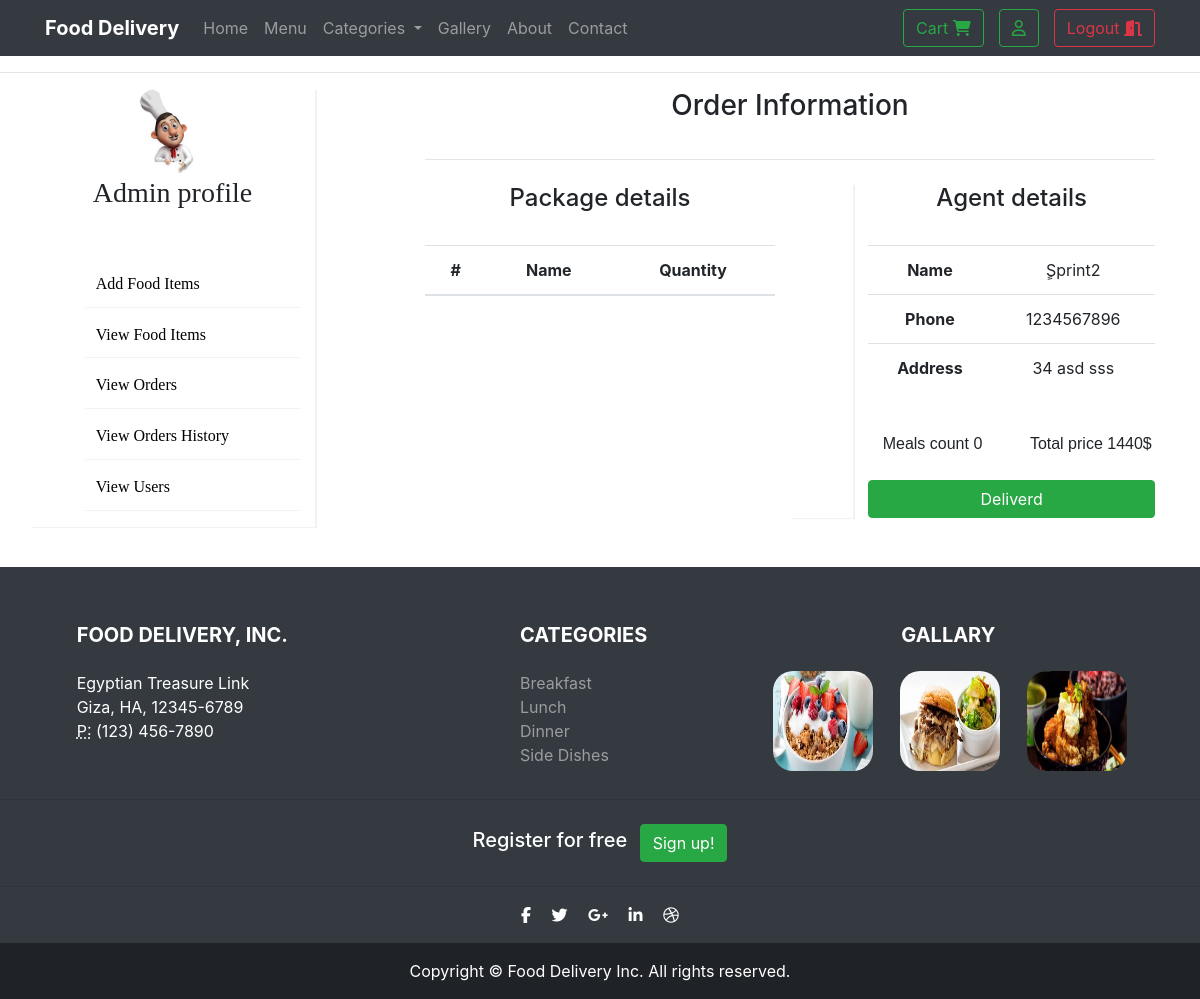
The page /View/orderinformation.php?id=30 (signed in) on the database its author committed.
### tables this page shows
CREATE TABLE `orders` (
  `id` int(11) NOT NULL,
  `total_price` double NOT NULL,
  `date` date NOT NULL,
  `agent_name` varchar(45) NOT NULL,
  `adress` varchar(100) NOT NULL,
  `phone_number` int(11) NOT NULL,
  `user_id` int(11) NOT NULL,
  `status_id` int(11) NOT NULL
);

### lib/autoload.php (called while the page is built, shortened)
<?php
class AutoLoad {
	public static function autoload ($className){
		$className= $className.'.php';
		$className= strtolower($className);
	}
}
?>

### lib/PDOConnection.php (called while the page is built, shortened)
<?php
class PDOConnection {
    private static $_instance;
    private static $_handler;
    public function __call($name, $arguments)
    {
        return @call_user_func_array(array(&self::$_handler, $name), $arguments);
    }
    protected static function init()
    {
        try {
            self::$_handler = new \PDO(
                'mysql:hostname=localhost;dbname=ofos_db',
                'root','', array(
                    \PDO::ATTR_ERRMODE => \PDO::ERRMODE_EXCEPTION,
                    \PDO::MYSQL_ATTR_INIT_COMMAND => 'SET NAMES utf8'
                )
            );
        } catch (\PDOException $e) {
            echo "Failed to connect database";
            self::$_handler = NULL;
        }
    }
    public static function getInstance()
    {
        if(self::$_instance === null) {
            self::$_instance = new self();
        }
        return self::$_instance;
    }
}
?>

### Model/orders.php (called while the page is built, shortened)
<?php
class orders {
    public static function getdeliveryDetails( $order_id){
        $sql = "SELECT total_price, agent_name, adress, phone_number, status_id, id FROM orders where id = ".$order_id." ";
        try{
            $data = PDOConnection::getInstance()->query($sql);
            $row = $data->fetch(\PDO::FETCH_ASSOC);
        }catch(\PDOException $e){
            return -1;
        }
        return $row;
    }
}
?>

### Controller/order.php (called while the page is built, shortened)
<?php
class order{
    public function deliveryInformation($o_id){
        $information = array();
        switch($_SESSION['role']){
            case "admin":
                $information['delivery'] = orders::getdeliveryDetails((int)$o_id);
                if($information['delivery']){
                    $information['package'] = $this->packageInforamtion((int)$o_id);
                    return $information;
                }else
                    return -1;
            break;
        }
        return false;
    }
    private function packageInforamtion($o_id){
        return packages::view((int)$o_id);
    }
}
?>

### Model/packages.php (called while the page is built, shortened)
<?php
class packages {
    public static function view($id){
        $sql = "SELECT quantity, product_id, name FROM packages, products where products.id = product_id and packages.order_id = $id";
        try{
            $data = PDOConnection::getInstance()->query($sql);
        }catch(\PDOException $e){
            return -1;
        }
        return $data;
    }
}
?>

### View/orderinformation.php (the view, shortened to what this page needs)
<?php
include(realpath(dirname(__FILE__)).'\..\lib\autoload.php');
$op = $_SESSION['object'];
?>
<!DOCTYPE html>
<html lang="en">
  <head>
    <?php include("parts/head.php");?>
  </head>
  <body>
    <?php include("parts/nav.php");?>
    <div class="container">
        <div class="row">
            <div class="col-lg-3 col-md-3 col-sm-4 col-xs-12" style="box-shadow: 2px 1px #f2f2f2;">
                <div style="text-align: center;"><img src="images/chefProfile.png" class="img-responsive center-block" style="width: 30%;"></div>
                <div style="text-align: center;font-family: initial;"><h3>Admin profile</h3></div>
                <div  style="margin-top: 20%;font-family: initial;">
                <ul class="admin-ul">
                    <a href="addfood.php"><li>Add Food Items</li></a>
                    <a href="viewfood.php"><li>View Food Items</li></a>
                    <a href="vieworders.php"><li>View Orders</li></a>
                    <a href="ordershistory.php"><li>View Orders History</li></a>
                    <a href="viewusers.php"><li>View Users</li></a>
                </ul>
                </div>
            </div>
            <div class="col-lg-1"></div>
            <div class="col-lg-8 col-md-9 col-sm-8 col-xs-12">
                <h3 style="text-align: center;margin-bottom: 5%;">Order Information</h3>
                <hr>
                <?php
                    if(isset($_GET['id'])){
                        $information = $op->orderOP->deliveryInformation($_GET['id']);
                        if($information != -1){
                                $agent = $information['delivery'];
                ?>
                 <div class="row text-center mt-4">
                     <div class="col-lg-6 col-md-6">
                         <h4>Package details</h4>
                         <br>
                        <table class="table">
                          <thead>
                            <tr>
                              <th scope="col">#</th>
                              <th scope="col">Name</th>
                              <th scope="col">Quantity</th>
                            </tr>
                          </thead>
                            <?php
                                $total = 0;
                              ?>
                        </table>
                     </div>
                     <div class="col-lg-1 col-md-1" style="box-shadow: 2px 1px #f2f2f2;"></div>
                     <div class="col-lg-5 col-md-5">
                        <h4>Agent details</h4>
                         <br>
                          <table class="table">
                              <tbody>
                                  <tr>
                                      <th scope="row">Name</th>
                                      <td><?php echo $agent['agent_name']; ?></td>
                                  </tr>
                                  <tr>
                                      <th scope="row">Phone</th>
                                      <td><?php echo $agent['phone_number']; ?></td>
                                  </tr>
                                  <tr>
                                      <th scope="row">Address</th>
                                      <td><?php echo $agent['adress']; ?></td>
                                  </tr>
                              </tbody>
                         </table>
                         <br>
                         <div class="row" style="text-align:center;font-family: Impact, Charcoal, sans-serif;"><div class="col-lg-6 col-md06 col-sm-6 col-xm-6">Meals count <?php echo $total; ?></div>
                        <div class="col-lg-6 col-md06 col-sm-6 col-xm-6">Total price <?php echo $agent['total_price']; ?>$</div>
                         </div>
                         <br>
                         <?php
                            if($agent["status_id"] == 1){
                         ?>
                         <div class="row" style="text-align:center;margin:0px;">
                            <div class="dropdown" style="width:100%;">
  <button class="btn btn-info dropdown-toggle" type="button" id="dropdownMenuButton" data-toggle="dropdown" aria-haspopup="true" aria-expanded="false" style="width:100%;">
    Pending
  </button>
  <div class="dropdown-menu" aria-labelledby="dropdownMenuButton" style="width:100%;text-align:center;">
      <form method="post" action="vieworders.php">
          <input type="hidden" name="id" value="<?php echo $agent["id"]; ?>">
          <button class="btn btn-success dropdown-item" name="deliverd" style="background-color: #28a745; color:white;margin-bottom: 7px;">Deliverd</button>
      </form>
      <form method="post" action="vieworders.php">
          <input type="hidden" name="id" value="<?php echo $agent["id"]; ?>">
          <button class="btn btn-danger dropdown-item" name="canceled" style="background-color: #dc3545; color:white;">Canceled</button>
      </form>
  </div>
</div>
                         </div>
                         <?php
                            }else{
                                if($agent["status_id"] == 2)
                                    echo'
                                        <button class="btn btn-success" name="deliverd" style="width:100%;">Deliverd</button>
                                    ';
                                else
                                    echo'
                                        <button class="btn btn-danger" name="canceled" style="width:100%;">Canceled</button>
                                    ';
                            }
                         ?>
                     </div>
                </div>
                <?php }} ?>
            </div>
        </div>
    </div>
      <?php include("parts/footer.php");?>
  </body>
</html>

### View/css/style.css (style rules this page uses)
.admin-ul { list-style-type: none; }
.admin-ul li { padding: 5%; margin-bottom: 2%; border-bottom: 1px solid #f2f2f2; }
.admin-ul a { color: black; text-decoration: none; }

### rows shown on the page
orders: agent_name "ٍSprint2", phone_number "1234567896", adress "34 asd sss", total_price "1440"

### other values the page prints
$total "0"
